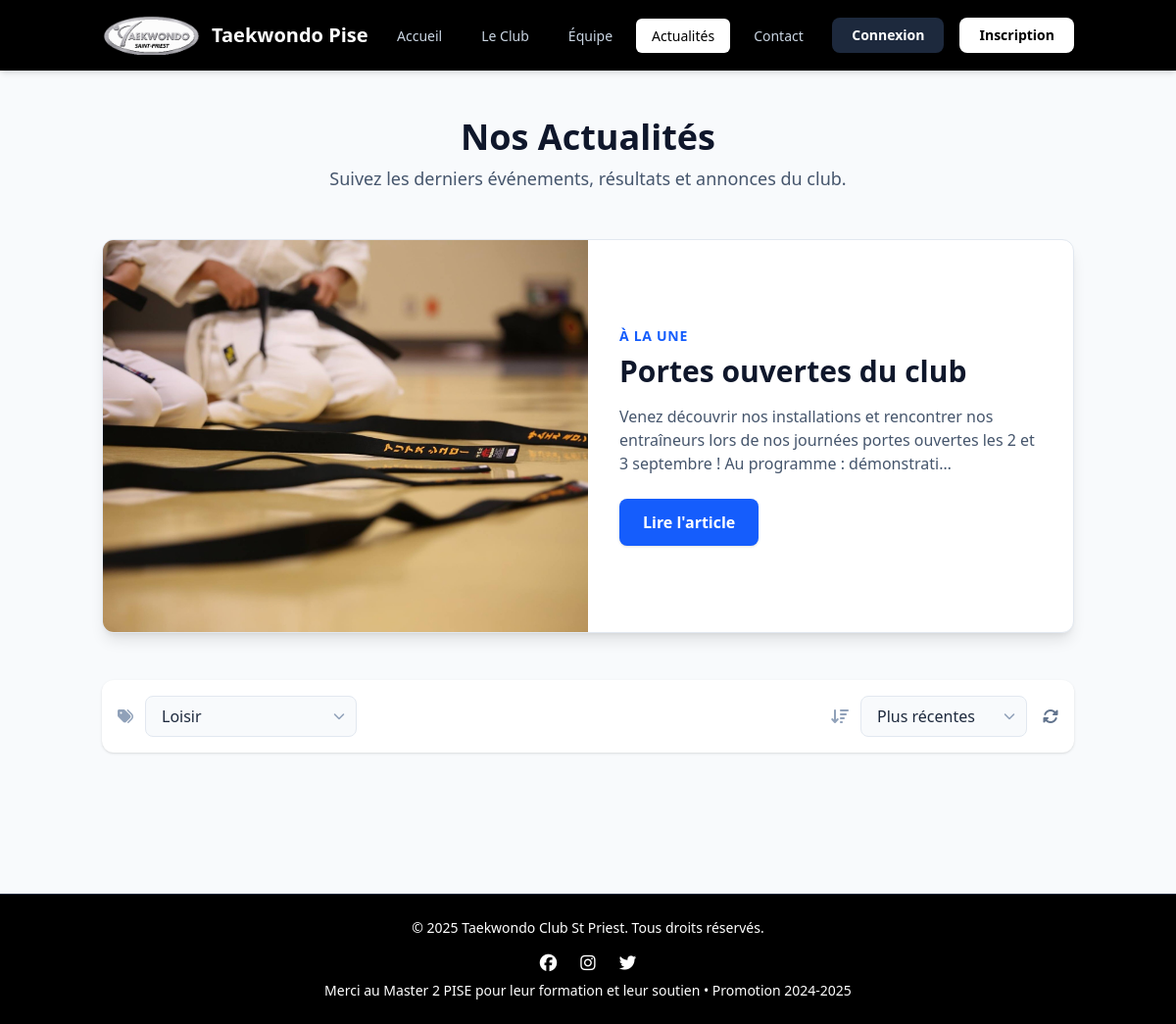
The page /news.php?tag=loisir on the database its author committed.
### tables this page shows
CREATE TABLE `posts` (
  `id` int(10) UNSIGNED NOT NULL,
  `titre` varchar(255) NOT NULL,
  `contenu` text NOT NULL,
  `photo` varchar(255) DEFAULT NULL COMMENT 'url de la photo',
  `auteur` int(10) UNSIGNED NOT NULL,
  `created_at` datetime NOT NULL DEFAULT current_timestamp(),
  `updated_at` datetime NOT NULL DEFAULT current_timestamp() ON UPDATE current_timestamp()
);

### fonction/fonctions.php (called while the page is built, shortened)
<?php
function connexionBaseDeDonnees(): PDO
{
    static $co = null;
    if ($co === null) {
        $dsn = 'mysql:host=' . DB_HOST . ';dbname=' . DB_NAME . ';charset=' . DB_CHARSET;
        try {
            $options = array(
                PDO::ATTR_ERRMODE => PDO::ERRMODE_EXCEPTION,
                PDO::ATTR_DEFAULT_FETCH_MODE => PDO::FETCH_ASSOC,
            );
            $co = new PDO($dsn, DB_USER, DB_PASS, $options);
        } catch (PDOException $e) {
            logErreur(__FUNCTION__, $e->getMessage());
            throw new Exception("Erreur de connexion à la base de données");
        }
    }
    return $co;
}
function getListePosts(int $excerptLength = 200, ?string $filterTag = null, string $sort = 'desc'): array
{
    $co = connexionBaseDeDonnees();
    $sort = strtolower($sort) === 'asc' ? 'ASC' : 'DESC';
    $params = array("len" => $excerptLength, );
    $sql = "
    SELECT
        p.id,
        p.titre,
        p.photo,
        LEFT(p.contenu, :len) AS excerpt,
        CONCAT(u.prenom,' ',u.nom) AS auteur_nom,
        DATE_FORMAT(p.created_at,'%d-%m-%Y') AS created_at,
        DATE_FORMAT(p.updated_at,'%d-%m-%Y') AS updated_at,
        -- concaténation des tags
        (SELECT GROUP_CONCAT(t2.name SEPARATOR ', ')
        FROM post_tag pt2
        JOIN tags t2 ON t2.id = pt2.tag_id
        WHERE pt2.post_id = p.id
        ) AS tags
    FROM posts p
    JOIN users u ON u.id = p.auteur
    ";
    if ($filterTag) {
        $sql .= "
        JOIN post_tag pt ON pt.post_id = p.id
        JOIN tags t ON t.id = pt.tag_id
        WHERE t.name = :tag
        ";
        $params['tag'] = $filterTag;
    }
    $sql .= " GROUP BY p.id ORDER BY p.created_at " . $sort;
    try {
        $req = $co->prepare($sql);
        $req->execute($params);
        return $req->fetchAll(PDO::FETCH_ASSOC);
    } catch (PDOException $e) {
        logErreur(__FUNCTION__, $e->getMessage());
        throw new Exception('Erreur lors de la récupération des posts');
    }
}
function getListeTags()
{
    $co = connexionBaseDeDonnees();
    $sql = "SELECT id, name FROM tags ORDER BY name";
    try {
        $req = $co->prepare($sql);
        $req->execute();
        return $req->fetchAll(PDO::FETCH_ASSOC);
    } catch (PDOException $e) {
        logErreur(__FUNCTION__, $e->getMessage());
        throw new Exception('Erreur lors de la récupération des tags');
    }
}

### news.php (the view, shortened to what this page needs)
<?php
require __DIR__ . '/fonction/fonctions.php';
$filterTag = $_GET['tag'] ?? '';
$sort = $_GET['sort'] ?? 'desc';
$page = max(1, (int) ($_GET['page'] ?? 1));
try {
    $allTags = getListeTags();
    $allPosts = getListePosts(150, $filterTag ?: null, $sort);
    $postMisEnAvant = !empty($allPosts) ? array_shift($allPosts) : null;
} catch (Exception $e) {
    logErreur("Page news.php ", $e->getMessage(), array('filterTag' => $filterTag, 'sort' => $sort, 'page' => $page, ));
    http_response_code(500);
    include __DIR__ . '/erreur.php';
    exit;
}
?>
<!DOCTYPE html>
<html lang="fr">
<head>
    <?php include __DIR__ . '/includes/head.php'; ?>
</head>
<body class="min-h-screen flex flex-col bg-slate-50 text-slate-800">
    <?php include __DIR__ . '/includes/header.php'; ?>
    <main class="flex-grow container mx-auto px-4 py-12 space-y-12">
        <header class="text-center">
            <h1 class="text-4xl font-extrabold text-slate-900">Nos Actualités</h1>
            <p class="mt-2 text-lg text-slate-600">Suivez les derniers événements, résultats et annonces du club.</p>
        </header>
        <?php if ($postMisEnAvant) { ?>
            <section aria-labelledby="featured-post-title">
                <div
                    class="group grid grid-cols-1 lg:grid-cols-2 bg-white rounded-xl shadow-lg overflow-hidden border border-slate-200">
                    <div class="relative overflow-hidden">
                        <a href="news_detail.php?id=<?= $postMisEnAvant['id'] ?>">
                            <?php if (!empty($postMisEnAvant['photo'])) { ?>
                                <img src="img/<?= htmlspecialchars($postMisEnAvant['photo'], ENT_QUOTES) ?>"
                                    alt="Image de <?= htmlspecialchars($postMisEnAvant['titre'], ENT_QUOTES) ?>"
                                    class="object-cover w-full h-100">
                            <?php } else { ?>
                                <div class="w-full h-full bg-slate-200 flex items-center justify-center">
                                    <i class="fa-solid fa-image"></i>
                                </div>
                            <?php } ?>
                        </a>
                    </div>
                    <div class="p-8 flex flex-col justify-center">
                        <span class="text-sm font-bold uppercase tracking-wider text-blue-600">À la une</span>
                        <h3 class="mt-2 text-3xl font-bold text-slate-900 line-clamp-2">
                            <a href="news_detail.php?id=<?= $postMisEnAvant['id'] ?>"
                                class="hover:text-blue-700 transition">
                                <?= htmlspecialchars($postMisEnAvant['titre'], ENT_QUOTES) ?>
                            </a>
                        </h3>
                        <p class="mt-4 text-slate-600 line-clamp-3">
                            <?= htmlspecialchars($postMisEnAvant['excerpt'], ENT_QUOTES) ?>…
                        </p>
                        <div class="mt-6">
                            <a href="news_detail.php?id=<?= $postMisEnAvant['id'] ?>"
                                class="inline-block bg-blue-600 text-white font-semibold py-3 px-6 rounded-lg shadow-sm hover:bg-blue-700 transition-colors">
                                Lire l'article
                            </a>
                        </div>
                    </div>
                </div>
            </section>
        <?php } ?>
        <div class="bg-white p-4 rounded-xl shadow-sm">
            <form id="filters-form" method="get" class="flex flex-col sm:flex-row items-center justify-between gap-4">
                <div class="flex items-center gap-3">
                    <i class="fas fa-tags text-slate-400" title="Catégorie"></i>
                    <div class="relative">
                        <select name="tag" id="tag-select"
                            class="appearance-none w-full sm:w-auto bg-slate-50 border border-slate-200 text-slate-800 font-medium rounded-lg px-4 pr-10 py-2 focus:outline-none focus:ring-2 focus:ring-blue-500 transition">
                            <?php foreach ($allTags as $t) { ?>
                                <option value="<?= htmlspecialchars($t['name'], ENT_QUOTES) ?>" <?= $filterTag === $t['name'] ? 'selected' : '' ?>>
                                    <?= htmlspecialchars(ucfirst($t['name']), ENT_QUOTES) ?>
                                </option>
                            <?php } ?>
                        </select>
                        <div
                            class="pointer-events-none absolute inset-y-0 right-0 flex items-center px-3 text-slate-400">
                        </div>
                    </div>
                </div>
                <div class="flex items-center gap-4">
                    <div class="flex items-center gap-3">
                        <i class="fas fa-sort-amount-down text-slate-400" title="Trier par"></i>
                        <div class="relative">
                            <select name="sort" id="sort-select"
                                class="appearance-none w-full sm:w-auto bg-slate-50 border border-slate-200 text-slate-800 font-medium rounded-lg px-4 pr-10 py-2 focus:outline-none focus:ring-2 focus:ring-blue-500 transition">
                                <option value="desc" <?= $sort === 'desc' ? 'selected' : '' ?>>Plus récentes</option>
                            </select>
                            <div
                                class="pointer-events-none absolute inset-y-0 right-0 flex items-center px-3 text-slate-400">
                            </div>
                        </div>
                    </div>
                    <?php
                    if (!empty($filterTag) || $sort !== 'desc') { ?>
                        <a href="news.php"
                            class="flex items-center justify-center text-slate-500 hover:text-blue-600 transition"
                            title="Réinitialiser les filtres">
                            <i class="fas fa-sync-alt"></i>
                        </a>
                    <?php } ?>
                </div>
            </form>
        </div>
    </main>
    <?php include __DIR__ . '/includes/footer.php'; ?>
</body>
</html>

### rows shown on the page
posts: photo (picture), titre "Portes ouvertes du club"

### other values the page prints
$label "Accueil"
$label "Le Club"
$label "Équipe"
$label "Actualités"
$label "Contact"
$postMisEnAvant['excerpt'] "Venez découvrir nos installations et rencontrer nos entraîneurs lors de nos journées portes ouvertes les 2 et 3 septembre ! Au programme : démonstrati"
form field tag "Loisir"
